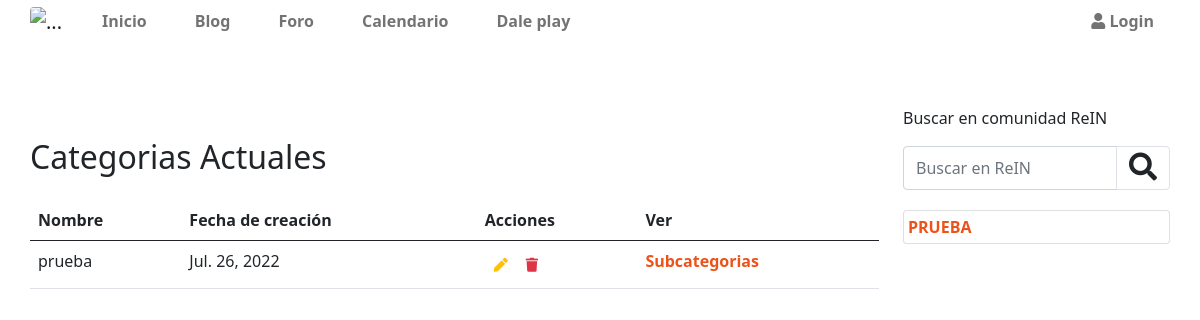
The app's page /appcategorias/listarcategorias/, older data.
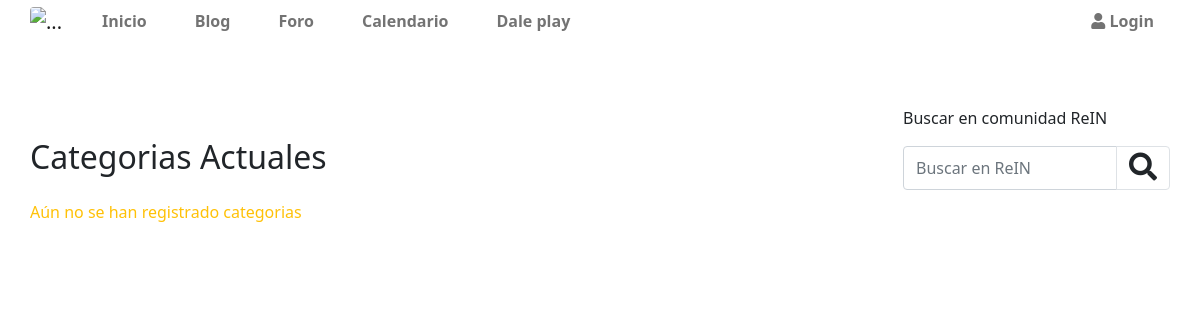
The same page, newer data.
### appcategorias/models.py (models this page shows, shortened)
class categorias(models.Model):
    nombre=models.CharField(max_length=50)
    created=models.DateTimeField(auto_now_add=True)
    updated=models.DateTimeField(auto_now_add=True)
    class Meta:
        verbose_name='categoria'
        verbose_name_plural='categorias'
        ordering = ['-created']

### appcategorias/views.py (the view)
# urls.py: path('listarcategorias/',listarcategorias.as_view(),name='listarcategorias'),
class listarcategorias(ListView):
    template_name = 'appcategorias/listarcategorias.html'
    queryset = categorias.objects.all()
    def get_context_data(self,**kwargs):#permite pasar el contexto al template
        context = super().get_context_data(**kwargs)
        context['listarcategorias'] = context['categorias_list']
        context['contador'] = 0
        return context

### apprein/context_processors.py (called while the page is built)
def data_templates(request):
    cat = categorias.objects.all()
    subcat = subcategorias.objects.all()
    blog = blogm.objects.all()
    notiblog = notificacionesblog.objects.all().count()
    notiforo = notificacionesforo.objects.all().count()
    notieventos = notificacioneseventos.objects.all().count()
    return{
        'categorias':cat,
        'subcat':subcat,
        'notificaciones':(notiblog+notiforo+notieventos)
    }

### appcategorias/templates/appcategorias/listarcategorias.html (shortened to what this page needs)
    {% extends 'apprein/plantilla.html' %}
    {% load humanize %}
    {% load static %}
    {% block content %}
      <div class="row mt-5">
          <div class="col-12">
              <h2 class="mb-4">Categorias Actuales</h2>
          </div>
          <div class="col-12">
            {% if listarcategorias %}
            <table class="table">
                <thead>
                  <tr>
                    <th scope="col">Nombre</th>
                    <th scope="col">Fecha de creación</th>
                    <th scope="col">Acciones</th>
                    <th scope="col">Ver</th>
                  </tr>
                </thead>
                <tbody>
                    {% for listadocat in listarcategorias %}
                        <tr>
                            <td>{{listadocat.nombre }}</td>
                            <td>{{listadocat.created | naturalday }}</td>
                            <td>
                                <span class="d-flex">
                                    <a onclick="abrirmodaleditarcategorias('{% url 'mostrarcategorias' listadocat.id %}')" class="btn btn-sm text-warning"><i class="fa fa-pen"></i></a>
                                    <a href="{% url 'eliminarcategorias' listadocat.id %}" class="btn btn-sm text-danger"><i class="fa fa-trash"></i></a>
                                </span>
                            </td>
                            <td><a class="text-decoration-none color-texto" href="{% url 'listarsubcategorias' listadocat.id %}">Subcategorias</a></td>
                        </tr>
                        {% endfor %}
                </tbody>
              </table>
              {% else %}
                    <div class="col-12 text-warning"><p>Aún no se han registrado categorias</p></div>
              {% endif %}
          </div>
      </div>
      {% endblock  %}

### apprein/templates/apprein/snipets/apprein/sidebar.html (shortened to what this page needs)
<div class="col-12 col-lg-3">
    <p class="mt-3">Buscar en comunidad ReIN</p>
    <form action="/apprein/buscador/" method="get" class="d-flex">
        <div class="input-group mb-3">
          <input type="text" name="buscar" class="form-control" value="{{valor}}"  placeholder="Buscar en ReIN" aria-label="Recipient's username" aria-describedby="button-addon2">
          <button class="btn btn-outline-light border" type="submit" id="button-addon2"><i class="fas fa-search fs-3 text-dark"></i></button>
        </div>
      </form>
    {% if categorias %}
        {% for cat in categorias  %}
        <ul class="list-group">
            <li class="list-group-item d-flex my-1 justify-content-between p-1 ">
                <div class="d-flex">
                    <a href="{% url 'resultadosporcategoria' cat.id %}" class=" text-uppercase enlace m-auto fw-bold">{{cat.nombre}}</a>
                </div>
            </li>
        </ul>
        {% endfor %}
    {% endif %}
    </div>
  </div>

Row changes from the older to the newer data that the page shows:
removed categorias: nombre "prueba", created "Jul. 26, 2022", nombre "PRUEBA"
Text that changed along with them:
text no longer shown: "Nombre Fecha de creación Acciones Ver"
text now shown: "Aún no se han registrado categorias"
